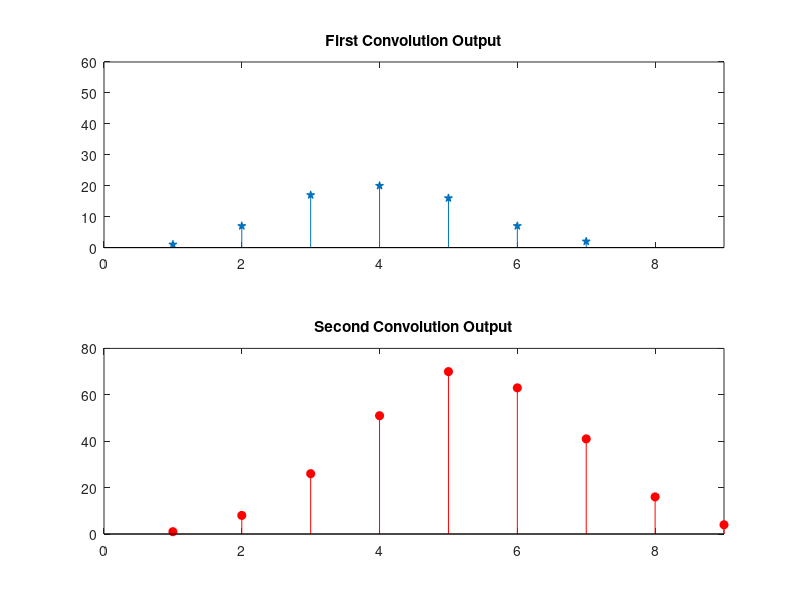

Recreate this plot in MATLAB.
%{
    Two systems are connected in cascade: 
        h1[n]=[1 3 2 1]  
        h2[n]=[1 1 2] 
    If the input x[n] = ?[n]+ 4?[n?1] +3?[n?2] +2?[n?3] is applied, determine the output.
%}

clc
close

H1 = [1 3 2 1];
H2 = [1 1 2];
X = [1 4 3 2];

% First Convolution
Y1 = conv(H1, X);

% Second Convolution
Y2 = conv(H2, Y1);

subplot(2, 1, 1);
stem(Y1, 'p', 'filled');
title('First Convolution Output');
axis([0, 9, 0, 60]);

subplot(2, 1, 2);
stem(Y2, 'r', 'filled');
title('Second Convolution Output');
axis([0, 9, 0, 80]);
